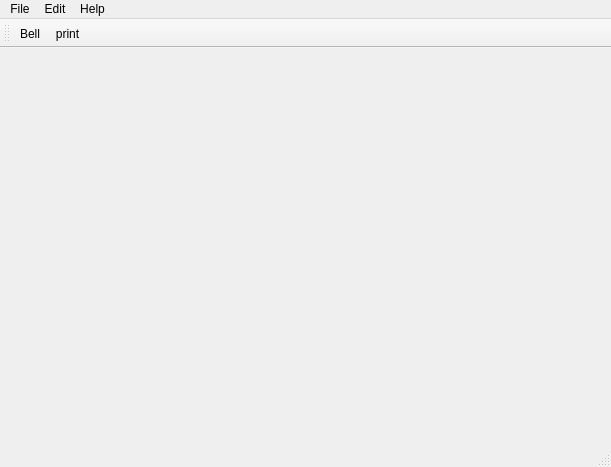
<?xml version="1.0" encoding="UTF-8"?>
<ui version="4.0">
 <class>MainWindow</class>
 <widget class="QMainWindow" name="MainWindow">
  <property name="geometry">
   <rect>
    <x>0</x>
    <y>0</y>
    <width>611</width>
    <height>467</height>
   </rect>
  </property>
  <property name="windowTitle">
   <string>MainWindow</string>
  </property>
  <widget class="QWidget" name="centralwidget"/>
  <widget class="QMenuBar" name="menubar">
   <property name="geometry">
    <rect>
     <x>0</x>
     <y>0</y>
     <width>611</width>
     <height>30</height>
    </rect>
   </property>
   <widget class="QMenu" name="menuFile">
    <property name="title">
     <string>File</string>
    </property>
    <addaction name="actionOpen"/>
    <addaction name="actionNew"/>
    <addaction name="actionSave"/>
    <addaction name="actionSave_as"/>
    <addaction name="actionprint"/>
   </widget>
   <widget class="QMenu" name="menuEditr">
    <property name="title">
     <string>Edit</string>
    </property>
    <addaction name="actionCut"/>
    <addaction name="actionCopy"/>
    <addaction name="actionPaste"/>
    <addaction name="actionFine"/>
    <addaction name="actionFind_Next"/>
    <addaction name="actionReplace"/>
   </widget>
   <widget class="QMenu" name="menuHelp">
    <property name="title">
     <string>Help</string>
    </property>
   </widget>
   <addaction name="menuFile"/>
   <addaction name="menuEditr"/>
   <addaction name="menuHelp"/>
  </widget>
  <widget class="QStatusBar" name="statusbar"/>
  <widget class="QToolBar" name="toolBar">
   <property name="windowTitle">
    <string>toolBar</string>
   </property>
   <attribute name="toolBarArea">
    <enum>TopToolBarArea</enum>
   </attribute>
   <attribute name="toolBarBreak">
    <bool>false</bool>
   </attribute>
   <addaction name="actionBell"/>
   <addaction name="actionprint"/>
  </widget>
  <action name="actionOpen">
   <property name="text">
    <string>Open</string>
   </property>
  </action>
  <action name="actionNew">
   <property name="text">
    <string>New</string>
   </property>
  </action>
  <action name="actionSave">
   <property name="text">
    <string>Save...</string>
   </property>
  </action>
  <action name="actionSave_as">
   <property name="text">
    <string>Save as...</string>
   </property>
  </action>
  <action name="actionCut">
   <property name="text">
    <string>Cut</string>
   </property>
  </action>
  <action name="actionCopy">
   <property name="text">
    <string>Copy</string>
   </property>
  </action>
  <action name="actionPaste">
   <property name="text">
    <string>Paste</string>
   </property>
  </action>
  <action name="actionFine">
   <property name="text">
    <string>Find</string>
   </property>
  </action>
  <action name="actionFind_Next">
   <property name="text">
    <string>Find Next</string>
   </property>
  </action>
  <action name="actionReplace">
   <property name="text">
    <string>Replace</string>
   </property>
  </action>
  <action name="actionBell">
   <property name="icon">
    <iconset>
     <normaloff>images/icons/fugue-icons-3.5.6/icons/bell.png</normaloff>images/icons/fugue-icons-3.5.6/icons/bell.png</iconset>
   </property>
   <property name="text">
    <string>Bell</string>
   </property>
   <property name="menuRole">
    <enum>QAction::MenuRole::NoRole</enum>
   </property>
  </action>
  <action name="actionprint">
   <property name="icon">
    <iconset>
     <normaloff>images/icons/fugue-icons-3.5.6/icons/printer.png</normaloff>images/icons/fugue-icons-3.5.6/icons/printer.png</iconset>
   </property>
   <property name="text">
    <string>print</string>
   </property>
   <property name="menuRole">
    <enum>QAction::MenuRole::NoRole</enum>
   </property>
  </action>
 </widget>
 <resources/>
 <connections/>
</ui>
